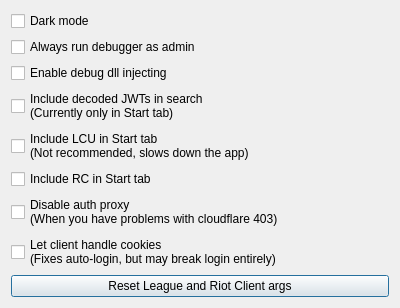
<?xml version="1.0" encoding="UTF-8"?>
<ui version="4.0">
 <class>Dialog</class>
 <widget class="QDialog" name="Dialog">
  <property name="geometry">
   <rect>
    <x>0</x>
    <y>0</y>
    <width>400</width>
    <height>300</height>
   </rect>
  </property>
  <property name="windowTitle">
   <string>Options</string>
  </property>
  <property name="modal">
   <bool>false</bool>
  </property>
  <layout class="QHBoxLayout" name="horizontalLayout">
   <item>
    <layout class="QVBoxLayout" name="verticalLayout_3">
     <item>
      <widget class="QCheckBox" name="optionsDarkMode">
       <property name="text">
        <string>Dark mode</string>
       </property>
      </widget>
     </item>
     <item>
      <widget class="QCheckBox" name="optionsRunAsAdmin">
       <property name="text">
        <string>Always run debugger as admin</string>
       </property>
      </widget>
     </item>
     <item>
      <widget class="QCheckBox" name="optionsEnableInject">
       <property name="toolTip">
        <string>&lt;html&gt;&lt;head/&gt;&lt;body&gt;&lt;p&gt;Shows league client logs and bypasses openssl verifications&lt;/p&gt;&lt;/body&gt;&lt;/html&gt;</string>
       </property>
       <property name="text">
        <string>Enable debug dll injecting</string>
       </property>
      </widget>
     </item>
     <item>
      <widget class="QCheckBox" name="optionsIncludeJWTs">
       <property name="text">
        <string>Include decoded JWTs in search
(Currently only in Start tab)</string>
       </property>
      </widget>
     </item>
     <item>
      <widget class="QCheckBox" name="optionsIncludeLCU">
       <property name="text">
        <string>Include LCU in Start tab 
(Not recommended, slows down the app)</string>
       </property>
      </widget>
     </item>
     <item>
      <widget class="QCheckBox" name="optionsIncludeRC">
       <property name="text">
        <string>Include RC in Start tab</string>
       </property>
      </widget>
     </item>
     <item>
      <widget class="QCheckBox" name="optionsDisableAuth">
       <property name="text">
        <string>Disable auth proxy
(When you have problems with cloudflare 403)</string>
       </property>
      </widget>
     </item>
     <item>
      <widget class="QCheckBox" name="optionsClientHandlesCookies">
       <property name="text">
        <string>Let client handle cookies
(Fixes auto-login, but may break login entirely)</string>
       </property>
      </widget>
     </item>
     <item>
      <spacer name="spacer">
       <property name="orientation">
        <enum>Qt::Vertical</enum>
       </property>
       <property name="sizeHint" stdset="0">
        <size>
         <width>20</width>
         <height>40</height>
        </size>
       </property>
      </spacer>
     </item>
     <item>
      <widget class="QPushButton" name="optionsResetArgs">
       <property name="sizePolicy">
        <sizepolicy hsizetype="Minimum" vsizetype="Fixed">
         <horstretch>0</horstretch>
         <verstretch>0</verstretch>
        </sizepolicy>
       </property>
       <property name="text">
        <string>Reset League and Riot Client args</string>
       </property>
      </widget>
     </item>
    </layout>
   </item>
   <item>
    <layout class="QVBoxLayout" name="verticalLayout"/>
   </item>
  </layout>
 </widget>
 <resources/>
 <connections/>
</ui>
